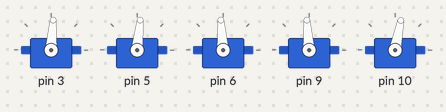
A program run on a simulated Arduino Nano, built with avr-gcc and run on an emulated ATmega328P. Parts: 5 × servo.

Above: at 2.15 s.
At 2.85 s:
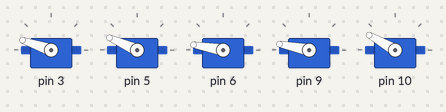
At 3.55 s:
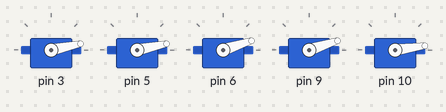
Timing chart, 0 to 5.5 s (numbered marks = the images above):
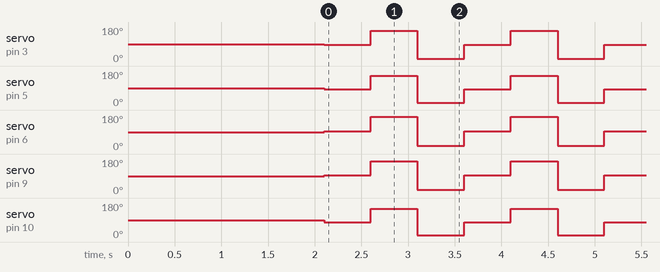

Measured:
- by itself, servo on pin 3: repeats every 1.5 s: 161° 0.50 s, 12° 0.50 s, 86° 0.50 s
- by itself, servo on pin 5: repeats every 1.5 s: 156° 0.50 s, 12° 0.50 s, 84° 0.50 s
- by itself, servo on pin 6: repeats every 1.5 s: 170° 0.50 s, 18° 0.50 s, 94° 0.50 s
- by itself, servo on pin 9: repeats every 1.5 s: 169° 0.50 s, 18° 0.50 s, 94° 0.50 s
- by itself, servo on pin 10: repeats every 1.5 s: 150° 0.50 s, 8° 0.50 s, 79° 0.50 s

The program:

main.cpp
```cpp
#include <Arduino.h>
#include <Servo.h>

#include "CalibratedServos.hpp"
namespace cs = CalibratedServos;

// external state

// servo state

const int numberServos = 5;

cs::CalibratedServo servos[5] = {
    cs::CalibratedServo(3, 0),
    cs::CalibratedServo(5, 1),
    cs::CalibratedServo(6, 2),
    cs::CalibratedServo(9, 3),
    cs::CalibratedServo(10, 4),
};

// helper definitions

// run a command on every servo
#define FOR_SERVO(command)                 \
    for (int i = 0; i < numberServos; i++) \
        command;

// custom types

typedef unsigned long TimeMilliSec_t;

// https://forum.arduino.cc/t/pointers-to-function/58518/2
typedef void (*SchedulableFunction)(TimeMilliSec_t);

void setup()
{
    Serial.begin(115200);
    delay(2000);

    FOR_SERVO(servos[i].begin());
    delay(100);
}

// scheduler handling

// schedules
void RunServos(TimeMilliSec_t);

// setup schedule
SchedulableFunction schedule[] = {
    RunServos,
    nullptr,
};

// variables
TimeMilliSec_t currentTime = 0;

void loop()
{
    for (
        unsigned long scheduleIndex = 0;
        schedule[scheduleIndex] != nullptr;
        scheduleIndex++)
    {
        currentTime = millis();
        schedule[scheduleIndex](currentTime);
    }
}

// servo handling

enum ServoState_t
{
    zero,
    ninety,
    oneEighty
};

ServoState_t servoState = zero;
TimeMilliSec_t servoUpdateInterval = 500;
TimeMilliSec_t servoLastUpdate = 0;

void RunServos(TimeMilliSec_t currentTime)
{
    if (currentTime - servoLastUpdate >= servoUpdateInterval)
    {
        switch (servoState)
        {
        case zero:
            FOR_SERVO(servos[i].move(90));
            servoState = ninety;
            break;
        case ninety:
            FOR_SERVO(servos[i].move(180));
            servoState = oneEighty;
            break;
        case oneEighty:
            FOR_SERVO(servos[i].move(0));
            servoState = zero;
            break;
        default:
            Serial.println("[-] Invalid Servo State -- Defaulting to zero!");
        }
        servoLastUpdate = currentTime;
    }
}
```

CalibratedServos.hpp
```cpp
#ifndef CALIBRATED_SERVOS_HPP
#define CALIBRATED_SERVOS_HPP

#include <Arduino.h>
#include <Servo.h>

// #define SERVO_MIN_DEGREE 5
#define SERVO_MIN_DEGREE 0
// #define SERVO_MAX_DEGREE 150
#define SERVO_MAX_DEGREE 180

#define SERVO_DEFAULT_MIN_PWM 1000
#define SERVO_DEFAULT_MAX_PWM 2000

namespace Calibrations
{
    struct Profile
    {
        int minPulseWidth;
        int maxPulseWidth;
    };
    const Profile entries[] = {
        {.minPulseWidth = SERVO_DEFAULT_MIN_PWM - 400 + 65 + 00, .maxPulseWidth = SERVO_DEFAULT_MAX_PWM + 300 - 100 + 0}, // cbp#0
        {.minPulseWidth = SERVO_DEFAULT_MIN_PWM - 400 + 70 + 00, .maxPulseWidth = SERVO_DEFAULT_MAX_PWM + 300 - 150 + 0}, // cbp#1
        {.minPulseWidth = SERVO_DEFAULT_MIN_PWM - 400 + 130 + 0, .maxPulseWidth = SERVO_DEFAULT_MAX_PWM + 300 + 0000000}, // cbp#2
        {.minPulseWidth = SERVO_DEFAULT_MIN_PWM - 400 + 130 + 0, .maxPulseWidth = SERVO_DEFAULT_MAX_PWM + 300 - 10 + 00}, // cbp#3
        {.minPulseWidth = SERVO_DEFAULT_MIN_PWM - 400 + 30 + 00, .maxPulseWidth = SERVO_DEFAULT_MAX_PWM + 300 - 210 + 0}, // cbp#4
        {.minPulseWidth = SERVO_DEFAULT_MIN_PWM, .maxPulseWidth = SERVO_DEFAULT_MAX_PWM},                                 // non-calibrated profile
        {.minPulseWidth = SERVO_DEFAULT_MIN_PWM - 300, .maxPulseWidth = SERVO_DEFAULT_MAX_PWM + 300}                      // average profile
    };

} // namespace Calibrations

namespace CalibratedServos
{
    struct CalibratedServo
    {
        Servo servo;
        int minPulseWidth;
        int maxPulseWidth;
        uint8_t pin;

        // min and max should only be used when tuning a servo
        // all servo profiles contain the correct min and max ideally
        CalibratedServo(uint8_t pin, unsigned int profileNumber, int overrideMin = -1, int overrideMax = -1)
            : pin(pin)
        {
            minPulseWidth = (overrideMin == -1)
                                ? Calibrations::entries[profileNumber].minPulseWidth
                                : overrideMin;
            maxPulseWidth = (overrideMax == -1)
                                ? Calibrations::entries[profileNumber].maxPulseWidth
                                : overrideMax;
        }

        void begin()
        {
            servo.attach(pin);
        }

        void move(int degree)
        {
            // constrain input to force between SERVO_MIN_DEGREE <-> SERVO_MAX_DEGREE
            degree = constrain(degree, SERVO_MIN_DEGREE, SERVO_MAX_DEGREE);
            // map the range to whatever pulse width the specific servo needs
            int pulseWidth = map(
                degree,
                SERVO_MIN_DEGREE, SERVO_MAX_DEGREE,
                minPulseWidth, maxPulseWidth);
            // write to the servo
            servo.writeMicroseconds(pulseWidth);
        }
    };
} // namespace CalibratedServos

#endif // CALIBRATED_SERVOS_HPP
```
